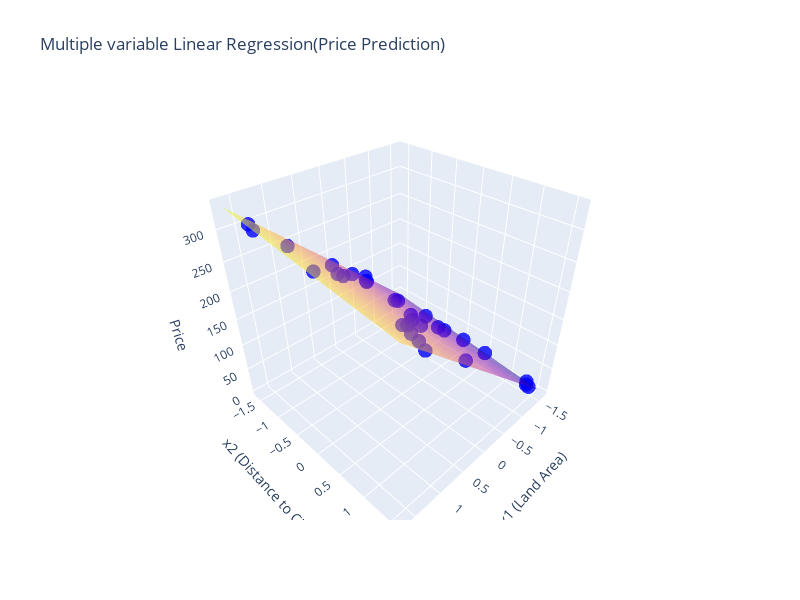

The cell this chart's notebook holds for it:
### Code cell
# Scatter points (actual data)
scatter = go.Scatter3d(
    x=x1,
    y=x2,
    z=y,
    mode='markers',
    marker=dict(
        size=5,
        color='blue',
        opacity=0.8
    ),
    name='Actual Data'
)

# Grid for plane
x1_grid, x2_grid = np.meshgrid(
    np.linspace(x1.min(), x1.max(), 30),
    np.linspace(x2.min(), x2.max(), 30)
)

y_pred_grid = w1 * x1_grid + w2 * x2_grid + b

# Regression plane
plane = go.Surface(
    x=x1_grid,
    y=x2_grid,
    z=y_pred_grid,
    opacity=0.5,
    showscale=False,
    name='Regression Plane'
)

# Figure
fig = go.Figure(data=[scatter, plane])

fig.update_layout(
    title='Multiple variable Linear Regression(Price Prediction)',
    scene=dict(
        xaxis_title='x1 (Land Area)',
        yaxis_title='x2 (Distance to City)',
        zaxis_title='Price'
    ),
    width=800,
    height=600
)

fig.show()

### Figure 1 — Plotly figure (JSON) as saved in the notebook; plotly's stock layout.template omitted (floating-point values rounded to 4 significant figures; data arrays with more than 128 entries replaced by an {"elided": "..."} marker saying what was removed)
{"data": [{"marker": {"color": "blue", "opacity": 0.8, "size": 5}, "mode": "markers", "name": "Actual Data", "type": "scatter3d", "x": [-1.619, -1.561, -1.37, -1.259, -1.215, -1.079, -0.9825, -0.8553, -0.7212, -0.6201, -0.5293, -0.3907, -0.3316, -0.218, -0.09307, 0.1171, 0.1818, 0.2511, 0.359, 0.5317, 0.6657, 0.6941, 0.835, 0.9952, 1.078, 1.168, 1.286, 1.476, 1.526, 1.68], "y": [0.4677, 1.358, 0.1602, 1.503, 1.568, -0.471, 0.03075, -0.001618, -1.604, -0.6975, -0.6813, -1.215, -1.134, -0.03399, -1.215, 0.4677, 0.3544, 1.358, -1.134, -0.6652, -0.6166, 0.7428, 0.7914, 1.083, 1.277, -1.005, 1.552, -0.03399, -1.296, -0.9079], "z": [15.7, 11.3, 42.0, 35.0, 37.7, 75.5, 77.1, 88.7, 122.0, 119.1, 125.6, 145.5, 150.0, 145.0, 172.0, 170.0, 177.0, 169.4, 211.0, 220.0, 231.4, 216.9, 227.5, 239.4, 244.3, 279.8, 259.5, 295.4, 314.1, 324.7]}, {"name": "Regression Plane", "opacity": 0.5, "showscale": false, "type": "surface", "x": {"elided": "30x30 float values"}, "y": {"elided": "30x30 float values"}, "z": {"elided": "30x30 float values"}}], "layout": {"height": 600, "scene": {"xaxis": {"title": {"text": "x1 (Land Area)"}}, "yaxis": {"title": {"text": "x2 (Distance to City)"}}, "zaxis": {"title": {"text": "Price"}}}, "title": {"text": "Multiple variable Linear Regression(Price Prediction)"}, "width": 800}}
